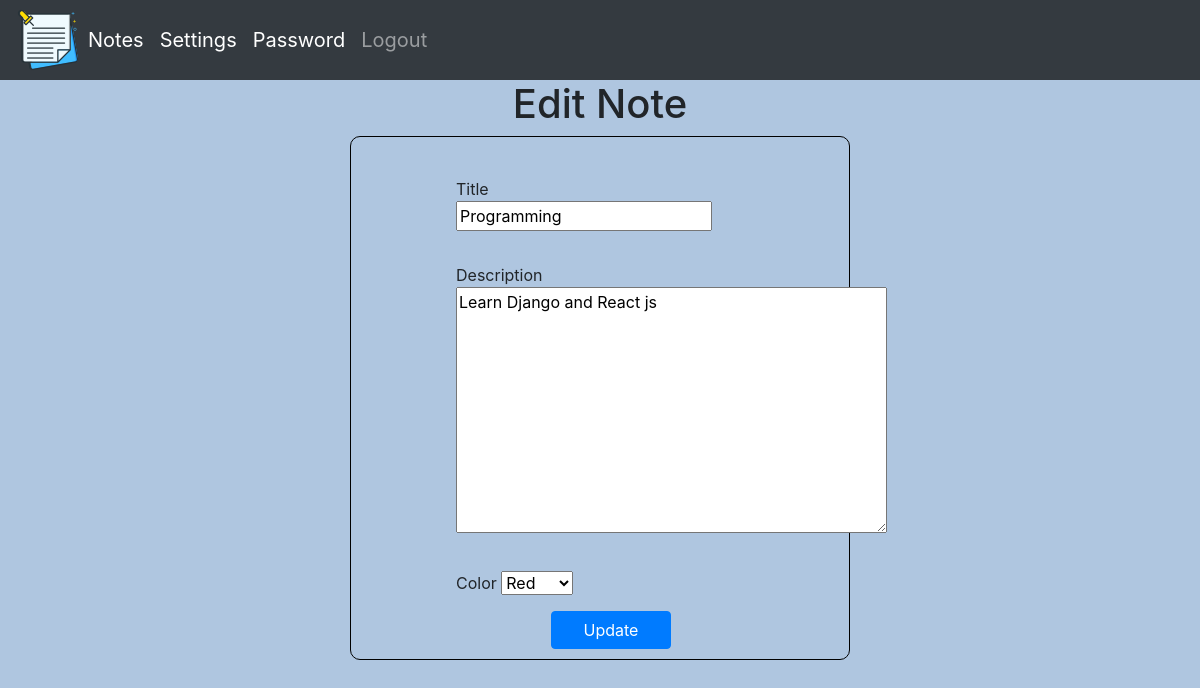
Page /editNote/1/ (signed in) on the earlier database version.
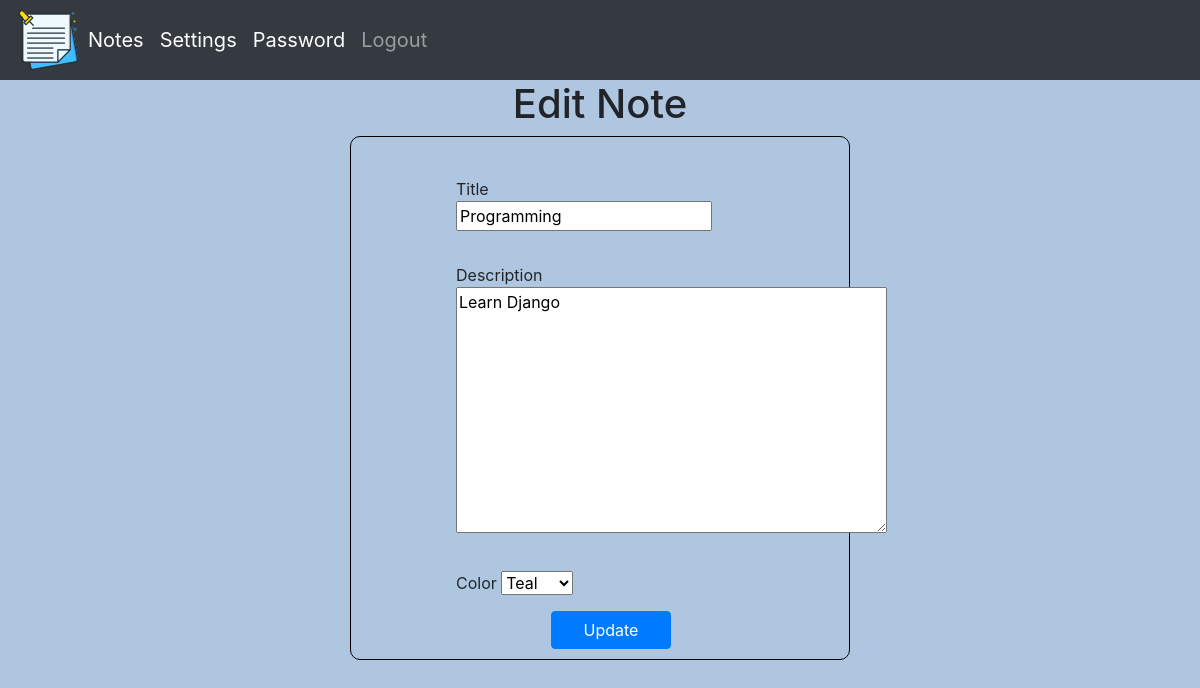
Same page on the later database version.
### noteApp/models.py (models this page shows, shortened)
class Note(models.Model):
    colors = [
        ("bg-danger","Red"),
        ("bg-info","Teal"),
        ("bg-success","Green"),
        ("bg-warning","Yellow"),
    ]
    title = models.CharField(max_length=200, null=True)
    description = models.TextField(max_length=200)
    date_created = models.DateTimeField(auto_now_add=True)
    color = models.CharField(max_length=10,choices=colors,default="Teal")
    user = models.ForeignKey(User, on_delete=models.CASCADE, null=True)

### noteApp/views.py (the view, shortened to what this page needs)
# urls.py: path('editNote/<str:pk_note>/', views.editNote, name="editNote"),
@login_required(login_url='loginPage')
def editNote(request, pk_note):
    note = Note.objects.get(id=pk_note)
    form = NoteEditForm(instance=note)
    context = {
        "note":note,
        "form":form,
    }
    return render(request, "noteApp/editNote.html", context)

### noteApp/forms.py
class NoteEditForm(ModelForm):
    class Meta:
        model = Note
        fields = ['title','description','color']

### noteApp/templates/noteApp/editNote.html (shortened to what this page needs)
{% extends 'noteApp/base.html' %}
{% load static %}
{% block content %}
<h1 style="text-align: center;">Edit Note</h1>
<div class="card2">
    <form action="" method="POST" class="form-style">
        <div class="form-row">
            <div class="form-group">
                {{form.title.label}}
                <p>{{form.title}}</p>
            </div>
        </div>
        <div class="form-row">
            <div class="form-group">
                {{form.description.label}}
                <p>{{form.description}}</p>
            </div>
        </div>
        <div class="form-row">
            <div class="form-group">
                {{form.color.label}}
                {{form.color}}
            </div>
        </div>
        <button type="submit" id="Button" class="btn btn-primary">Update</button>
    </form>
</div>
{% endblock %}

Differences in the rows shown:
changed Note "Programming": description "Learn Django and React js" → "Learn Django"; color "Red" → "Teal"
